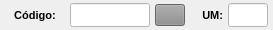
                 <widget class="QWidget" name="widget_38" native="true">
                  <property name="minimumSize">
                   <size>
                    <width>0</width>
                    <height>30</height>
                   </size>
                  </property>
                  <property name="maximumSize">
                   <size>
                    <width>16777215</width>
                    <height>30</height>
                   </size>
                  </property>
                  <property name="styleSheet">
                   <string notr="true"/>
                  </property>
                  <layout class="QHBoxLayout" name="horizontalLayout_5">
                   <property name="spacing">
                    <number>5</number>
                   </property>
                   <property name="leftMargin">
                    <number>5</number>
                   </property>
                   <property name="topMargin">
                    <number>3</number>
                   </property>
                   <property name="rightMargin">
                    <number>5</number>
                   </property>
                   <property name="bottomMargin">
                    <number>3</number>
                   </property>
                   <item>
                    <widget class="QLabel" name="label_57">
                     <property name="minimumSize">
                      <size>
                       <width>60</width>
                       <height>0</height>
                      </size>
                     </property>
                     <property name="maximumSize">
                      <size>
                       <width>60</width>
                       <height>16777215</height>
                      </size>
                     </property>
                     <property name="font">
                      <font>
                       <pointsize>8</pointsize>
                       <weight>75</weight>
                       <bold>true</bold>
                      </font>
                     </property>
                     <property name="text">
                      <string>Código:</string>
                     </property>
                     <property name="alignment">
                      <set>Qt::AlignCenter</set>
                     </property>
                    </widget>
                   </item>
                   <item>
                    <widget class="QLineEdit" name="line_Codigo">
                     <property name="sizePolicy">
                      <sizepolicy hsizetype="Preferred" vsizetype="Preferred">
                       <horstretch>0</horstretch>
                       <verstretch>0</verstretch>
                      </sizepolicy>
                     </property>
                     <property name="minimumSize">
                      <size>
                       <width>60</width>
                       <height>0</height>
                      </size>
                     </property>
                     <property name="maximumSize">
                      <size>
                       <width>80</width>
                       <height>16777215</height>
                      </size>
                     </property>
                     <property name="font">
                      <font>
                       <pointsize>8</pointsize>
                      </font>
                     </property>
                     <property name="styleSheet">
                      <string notr="true">background-color: rgb(255, 255, 255);</string>
                     </property>
                     <property name="alignment">
                      <set>Qt::AlignCenter</set>
                     </property>
                     <property name="placeholderText">
                      <string/>
                     </property>
                    </widget>
                   </item>
                   <item>
                    <widget class="QPushButton" name="btn_Lupa_Prod">
                     <property name="sizePolicy">
                      <sizepolicy hsizetype="Preferred" vsizetype="Preferred">
                       <horstretch>0</horstretch>
                       <verstretch>0</verstretch>
                      </sizepolicy>
                     </property>
                     <property name="minimumSize">
                      <size>
                       <width>30</width>
                       <height>22</height>
                      </size>
                     </property>
                     <property name="maximumSize">
                      <size>
                       <width>30</width>
                       <height>22</height>
                      </size>
                     </property>
                     <property name="font">
                      <font>
                       <pointsize>9</pointsize>
                       <weight>75</weight>
                       <bold>true</bold>
                      </font>
                     </property>
                     <property name="cursor">
                      <cursorShape>PointingHandCursor</cursorShape>
                     </property>
                     <property name="layoutDirection">
                      <enum>Qt::LeftToRight</enum>
                     </property>
                     <property name="autoFillBackground">
                      <bool>false</bool>
                     </property>
                     <property name="styleSheet">
                      <string notr="true">background-color: rgb(141, 141, 141);</string>
                     </property>
                     <property name="text">
                      <string/>
                     </property>
                     <property name="icon">
                      <iconset>
                       <normaloff>../arquivos/icones/lupa.png</normaloff>../arquivos/icones/lupa.png</iconset>
                     </property>
                     <property name="iconSize">
                      <size>
                       <width>20</width>
                       <height>20</height>
                      </size>
                     </property>
                     <property name="checkable">
                      <bool>false</bool>
                     </property>
                     <property name="autoDefault">
                      <bool>false</bool>
                     </property>
                     <property name="default">
                      <bool>false</bool>
                     </property>
                     <property name="flat">
                      <bool>false</bool>
                     </property>
                    </widget>
                   </item>
                   <item>
                    <widget class="QLabel" name="label_12">
                     <property name="text">
                      <string/>
                     </property>
                    </widget>
                   </item>
                   <item>
                    <widget class="QLabel" name="label_26">
                     <property name="maximumSize">
                      <size>
                       <width>25</width>
                       <height>16777215</height>
                      </size>
                     </property>
                     <property name="font">
                      <font>
                       <pointsize>8</pointsize>
                       <weight>75</weight>
                       <bold>true</bold>
                      </font>
                     </property>
                     <property name="text">
                      <string>UM:</string>
                     </property>
                     <property name="alignment">
                      <set>Qt::AlignRight|Qt::AlignTrailing|Qt::AlignVCenter</set>
                     </property>
                    </widget>
                   </item>
                   <item>
                    <widget class="QLineEdit" name="line_UM">
                     <property name="sizePolicy">
                      <sizepolicy hsizetype="Preferred" vsizetype="Preferred">
                       <horstretch>0</horstretch>
                       <verstretch>0</verstretch>
                      </sizepolicy>
                     </property>
                     <property name="minimumSize">
                      <size>
                       <width>40</width>
                       <height>0</height>
                      </size>
                     </property>
                     <property name="maximumSize">
                      <size>
                       <width>40</width>
                       <height>16777215</height>
                      </size>
                     </property>
                     <property name="font">
                      <font>
                       <pointsize>8</pointsize>
                      </font>
                     </property>
                     <property name="styleSheet">
                      <string notr="true">background-color: rgb(255, 255, 255);</string>
                     </property>
                     <property name="alignment">
                      <set>Qt::AlignCenter</set>
                     </property>
                    </widget>
                   </item>
                  </layout>
                 </widget>
